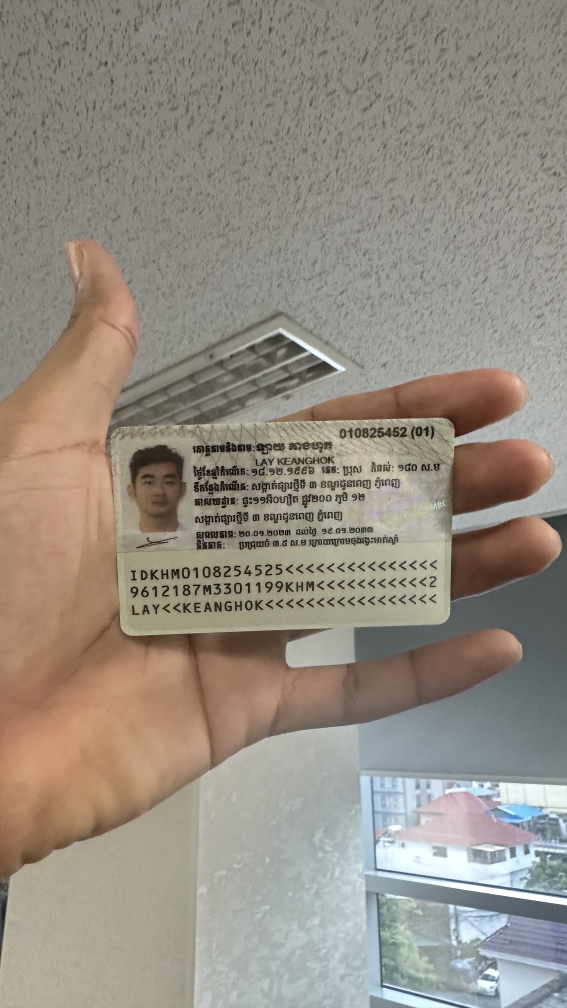
#> input picture text_detector_cpu/IMG_1411.jpg, 2268 x 4032 px (shown at 1/4 size)
$ python text_detection.py
#> lines starting #> are read from the running program, lines starting #| are printed output that depends on the picture
import cv2
import numpy as np
from openvino.inference_engine import IECore
import networkx as nx

from inference import warp

class TextDetectorPixelLink:

    def load_ie_model(self, model_xml, weight_bin, device='CPU') -> None:
        """Loads a model in the Inference Engine format"""

        ie = IECore()

        self.network = ie.read_network(
            model=model_xml,
            weights=weight_bin,
        )

        self.execution_net = ie.load_network(self.network, "CPU")

        self.input_layer = next(iter(self.execution_net.input_info))
        self.output_layer = next(iter(self.execution_net.outputs))
        self.network.batch_size = 1

    def __init__(self, model_xml, weight_bin, conf=.6, device='CPU', ext_path=''):
#> called with conf = 0.6, device = 'CPU', ext_path = ''
        self.load_ie_model(model_xml, weight_bin, device)
#> (the call stopped at in load_ie_model, `ie = IECore()`: openvino is not available in this run)
        self.confidence = conf
        self.expand_ratio = (1.1, 1.05)

    def get_detections(self, frame):
        """Returns all detections on frame"""
        b, h, w, c = self.network.input_info[self.input_layer].input_data.shape

        resized_image = cv2.resize(img, (w, h))

        # Transpose to NCHW (1, 3, H, W) = (0,1,2) + expand_dims
        input_image = np.expand_dims(resized_image.transpose(0, 1, 2), 0)

        out = self.execution_net.infer(inputs={self.input_layer: input_image})

        # The output according to the documentation (1, 1, N, 7)

        # The output of link logits is (N, H, W, C(16))
        # It indicate the probability of the pixel being a link,
        # a localization of the link, and the direction of the link (8 directions) * 2 softmax
        # kLocOutput
        link_logits = out["model/link_logits_/add"]

        # The output of segm logits is (1, H, W, 2)
        # It indicate the classification of the pixel being a text or not
        # kClsOutput
        segm_logits = out["model/segm_logits/add"]

        # Post process to get contours of the text
        # Contour can be obtained directly from segm_logits without link_logits
        cnts = self.__post_processing(link_logits, segm_logits, resize=resized_image)

        # Extract the text region from the frame
        cnts = self.__extract_text_region(frame, cnts)

        return cnts

    # [46 lines left out: functions __extract_text_region, test, not called in this run]

    def softmax(self, x, axis=-1):
        e_x = np.exp(x - np.max(x, axis=axis, keepdims=True))
        return e_x / np.sum(e_x, axis=axis, keepdims=True)

    # [283 lines left out: functions softmax2, line, line_intersection, get_rotated_bbox, remove_small_boxes, inside_point and 5 more, not called in this run]

if __name__ == "__main__":

    # Init the detector
    weight_bin = "intel/text-detection-0003/FP32/text-detection-0003.bin"
    model_xml = "intel/text-detection-0003/FP32/text-detection-0003.xml"

    detector = TextDetectorPixelLink(model_xml, weight_bin)

    # test
    img = cv2.imread("IMG_1411.jpg")
#> img is the input picture: shape (4032, 2268, 3); mean B, G, R 131.4, 141.6, 149.6
    # crop to center. the image size is H:4032, W:2268
    # For larger image, the text detection is not working
    # It's better to first crop the image to the center or use object detection to detect the text region
    # Then resize resize to even smaller size to speed up the text detection

    img = img[1500:2700, 400:1900, :]
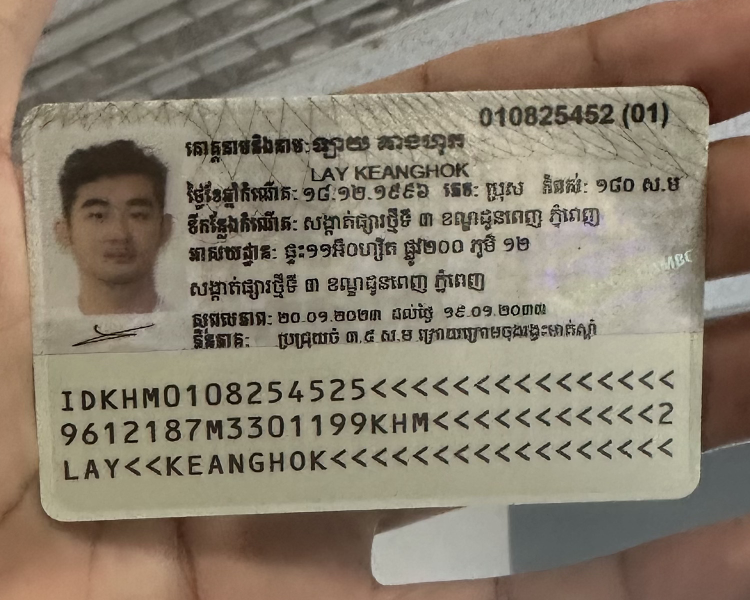
#> img: shape (1200, 1500, 3) (shown at 1/2 size); mean B, G, R 110.6, 127.2, 138
    img = cv2.resize(img, (0, 0), fx=0.5, fy=0.5)
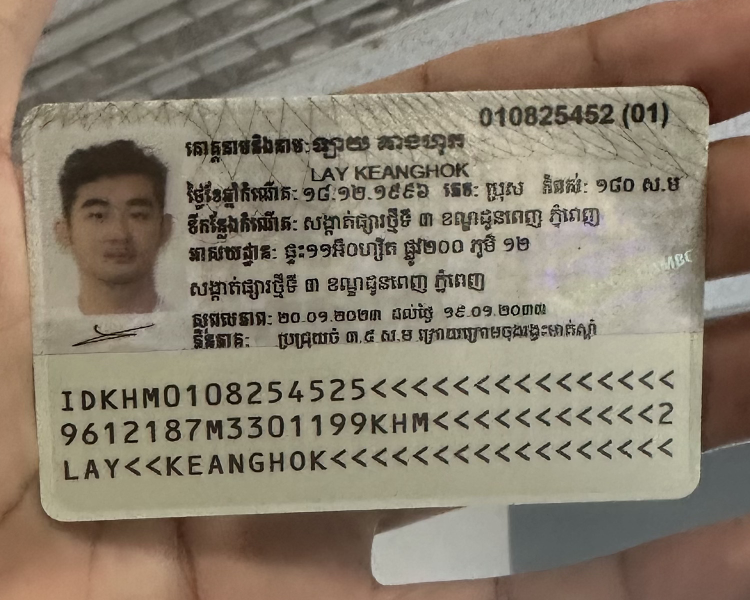
#> img: shape (600, 750, 3); mean B, G, R 110.7, 127.3, 138.2
    # [7 lines of commented-out code are left out]

    import time
    t1 = time.time()
#> (the run stopped early here; a loop or call above may not have finished)
